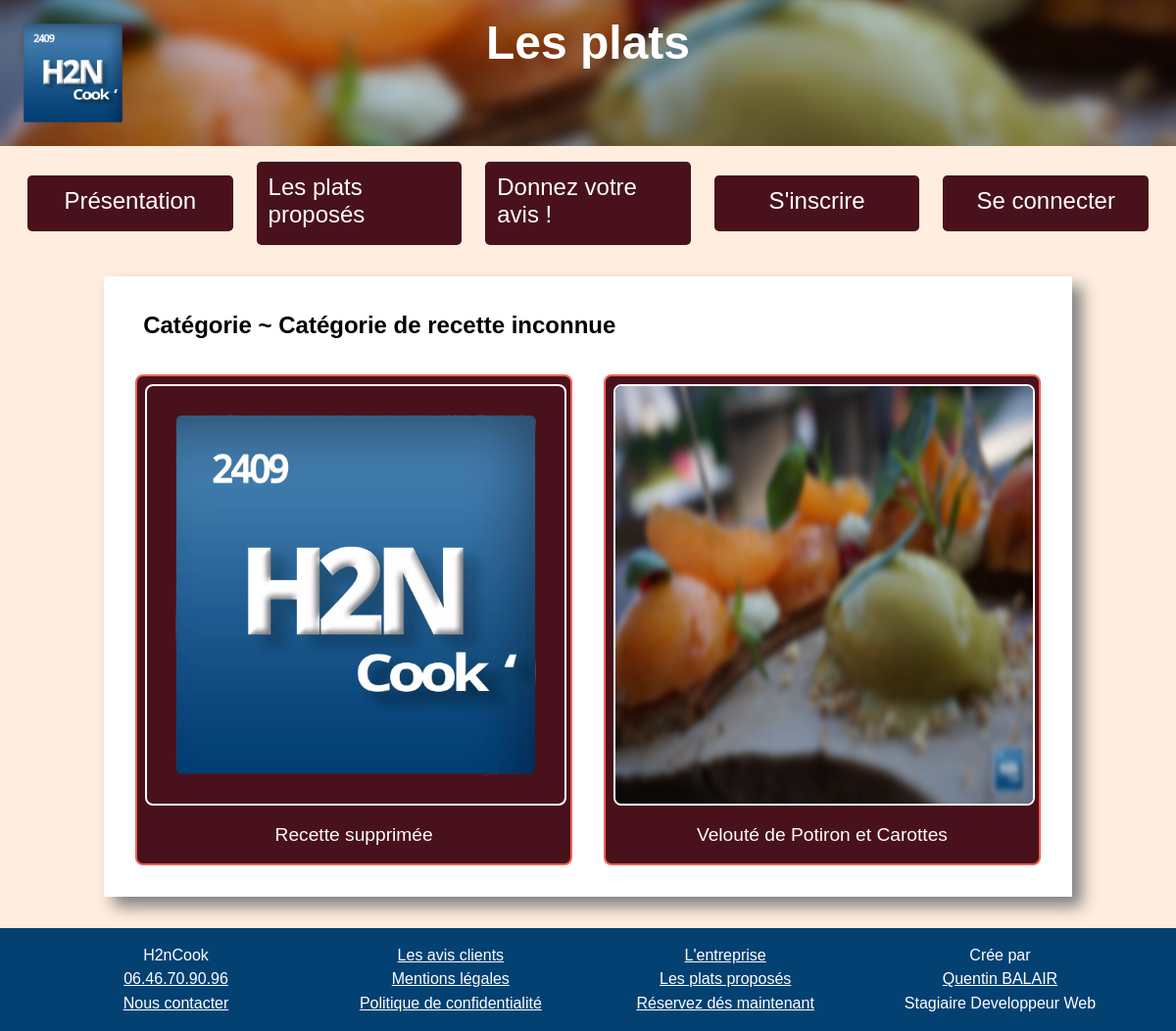
Screenshot of /H2nCook/index.php?page=ListePlats with the database file from the repository.
### tables this page shows
CREATE TABLE CategoriesRecettes
(
    idCategorieRecette int(11) not null auto_increment PRIMARY KEY,
    libelle varchar(50) not null
);

CREATE TABLE Recettes
(
    idRecette int(11) not null auto_increment PRIMARY KEY,
    libelle varchar(100) not null,
    nbPortion  int(11) not null,
    cheminImage varchar(100),
    descriptionClient text not null,
    idCategorieRecette int(11) not null
);

### H2nCook/PHP/MODEL/RecettesManager.Class.php (called while the page is built, shortened)
<?php
class RecettesManager
{
	public static function getListByCategorieRecette()
	{
		$db=DbConnect::getDb();
		$liste = [];
		$q = $db->query("SELECT * FROM Recettes ORDER BY idCategorieRecette");
		while($donnees = $q->fetch(PDO::FETCH_ASSOC))
		{
			if($donnees != false)
			{
				$liste[] = new Recettes($donnees);
			}
		}
		return $liste;
	}
}

### H2nCook/PHP/MODEL/CategoriesrecettesManager.Class.php (called while the page is built, shortened)
<?php
class CategoriesrecettesManager
{
	public static function findById($id)
	{
 		$db=DbConnect::getDb();
		$id = (int) $id;
		$q=$db->query("SELECT * FROM Categoriesrecettes WHERE idCategorieRecette =".$id);
		$results = $q->fetch(PDO::FETCH_ASSOC);
		if($results != false)
		{
			return new Categoriesrecettes($results);
		}
		else
		{
			return false;
		}
	}
}

### H2nCook/PHP/CONTROLLER/Recettes.Class.php (called while the page is built, shortened)
<?php
class Recettes
{
	private $_libelle;
	private $_cheminImage;
	private $_categorieRecette;
	public function getLibelle()
	{
		return $this->_libelle;
	}
	public function setLibelle($libelle)
	{
		$this->_libelle=$libelle;
	}
	public function getCheminImage()
	{
		return $this->_cheminImage;
	}
	public function setCheminImage($cheminImage)
	{
		$this->_cheminImage=$cheminImage;
	}
	public function setIdCategorieRecette($idCategorieRecette)
	{
		$this->setCategorieRecette(CategoriesrecettesManager::findById($idCategorieRecette));
	}
	public function getCategorieRecette()
	{
		return $this->_categorieRecette;
	}
	public function setCategorieRecette($categorieRecette)
	{
		$this->_categorieRecette=$categorieRecette;
	}
	public function __construct(array $options = [])
	{
 		if (!empty($options))
		{
			$this->hydrate($options);
		}
	}
	public function hydrate($data)
	{
 		foreach ($data as $key => $value)
		{
 			$methode = "set".ucfirst($key);
			if (is_callable(([$this, $methode])))
			{
				$this->$methode($value);
			}
		}
	}
}

### H2nCook/PHP/CONTROLLER/Categoriesrecettes.Class.php (called while the page is built, shortened)
<?php
class Categoriesrecettes
{
	private $_libelle;
	public function getLibelle()
	{
		return $this->_libelle;
	}
	public function setLibelle($libelle)
	{
		$this->_libelle=$libelle;
	}
	public function hydrate($data)
	{
 		foreach ($data as $key => $value)
		{
 			$methode = "set".ucfirst($key);
		}
	}
}

### H2nCook/PHP/VIEW/ListePlats.php (the view, shortened to what this page needs)
<?php
echo '
<div>
<div></div>
<div class="main">';
$recettes = Recettesmanager::getListByCategorieRecette();
$cptCateg = 0;
echo '<div class="colonne">';
echo'<h2 class="mgL1">Catégorie ~ '.$recettes[$cptCateg]->getCategorieRecette()->getLibelle().'</h2><div>';
for ($i = 0; $i < count($recettes); $i++) {
    echo '<div class="colonne carte">
    <div><img src="' . $recettes[$i]->getCheminImage() . '" alt="' . $recettes[$i]->getLibelle() . '"></div>
    <p class="titreCartes">' . $recettes[$i]->getLibelle() . '</p>
    </div>';
        if ($i == count($recettes)-1)
        {
            echo'</div>';
        }
 }
echo '</div></div>
<div></div>
</div>';

### H2nCook/CSS/style.css (style rules this page uses)
:root { --couleurSecondaire : #49111C; --couleurPrincipale : #FFEDDF; --police : helvetica, Arial, sans-serif; --couleurEntreprise : #044173; --couleurCartes : #EE6352; }
html, body { margin : 0; padding : 0; background-color: var(--couleurPrincipale); }
div, header, footer, nav, article,h1,h2,a,form,input,select, a { display : flex; flex : 1; }
img, video { width : 100%; }
p,h1,h2,h3,h4,h5,h6,ul,li,div,textarea,input,label,select { font-family: var(--police); }
p { margin-block-start: 0.5em; margin-block-end: 0.5em; }
.colonne { flex-direction: column; }
.main { background-color: white; box-shadow: 10px 10px 15px rgb(128, 128, 128); padding : 1em; margin: 1em 0; flex : 9; flex-direction: column; }
.carte { margin: 1em; padding: 0.5em; border: var(--couleurCartes) 2px solid; border-radius: 0.5em; background-color: var(--couleurSecondaire); color: white; }
.carte img { border-radius: 0.5em; border: white 2px solid; }
.titreCartes { margin-top: 1em; font-size: 1.2em; align-items: center; justify-content: center; text-align: center; }
.mgL1 { margin-left: 1em; }

### rows the page displays
categoriesrecettes: libelle "Catégorie de recette inconnue"
recettes: cheminImage (picture), libelle "Recette supprimée"
recettes: cheminImage (picture), libelle "Velouté de Potiron et Carottes"

### other values shown
$titre "Les plats"
